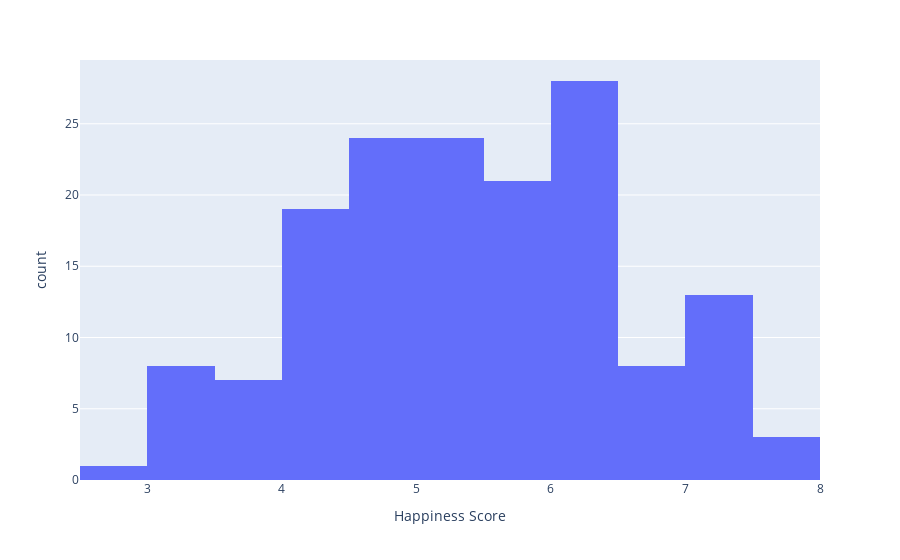

Source (notebook cell):
### Markdown cell above
Findings & Insights-
 

* Countries with High Happiness Score and Lower Happiness Rank are identical terms hence the **Happiness Rank Field could be dropped** from the data for further analysis to reduce multi-collinearity 
* Countries with High GDP Per Capita, Social support, Healthy life and Freedom have higher Happiness Scores and better Happiness Ranks
* Countries with Higher GDP per capita are able to provide better Social support and  Healthy life to their citizens
* Countries with better Social support provide Healthy life to their citizens

### Code cell
fig = px.histogram(df[df["Year"]==2019], x="Happiness Score")
fig.show()

### Figure 1 — Plotly figure (JSON) as saved in the notebook; plotly's stock layout.template omitted (floating-point values rounded to 4 significant figures; data arrays with more than 128 entries replaced by an {"elided": "..."} marker saying what was removed)
{"data": [{"alignmentgroup": "True", "bingroup": "x", "hovertemplate": "Happiness Score=%{x}<br>count=%{y}<extra></extra>", "legendgroup": "", "marker": {"color": "#636efa", "pattern": {"shape": ""}}, "name": "", "offsetgroup": "", "orientation": "v", "showlegend": false, "type": "histogram", "x": {"elided": "156 float values"}, "xaxis": "x", "yaxis": "y"}], "layout": {"barmode": "relative", "legend": {"tracegroupgap": 0}, "margin": {"t": 60}, "xaxis": {"anchor": "y", "domain": [0, 1], "title": {"text": "Happiness Score"}}, "yaxis": {"anchor": "x", "domain": [0, 1], "title": {"text": "count"}}}}
